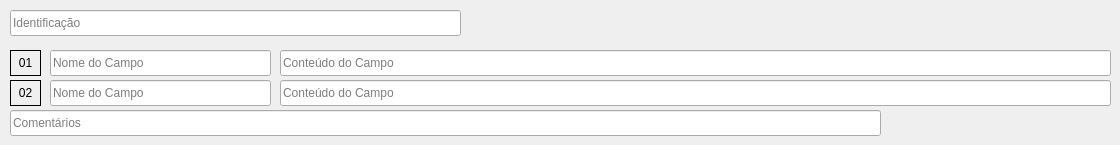
            <widget class="QWidget" name="tab_Projects">
             <attribute name="title">
              <string>Tab 2</string>
             </attribute>
             <widget class="lineEdit_fieldChecking" name="lineEdit_CustomSpecTitle">
              <property name="geometry">
               <rect>
                <x>10</x>
                <y>10</y>
                <width>451</width>
                <height>26</height>
               </rect>
              </property>
              <property name="maxLength">
               <number>50</number>
              </property>
              <property name="placeholderText">
               <string>Identificação</string>
              </property>
              <property name="clearButtonEnabled">
               <bool>true</bool>
              </property>
             </widget>
             <widget class="lineEdit_fieldChecking" name="lineEdit_CustomNameFld_1">
              <property name="geometry">
               <rect>
                <x>50</x>
                <y>50</y>
                <width>221</width>
                <height>26</height>
               </rect>
              </property>
              <property name="maxLength">
               <number>15</number>
              </property>
              <property name="placeholderText">
               <string>Nome do Campo</string>
              </property>
              <property name="clearButtonEnabled">
               <bool>true</bool>
              </property>
             </widget>
             <widget class="lineEdit_fieldChecking" name="lineEdit_CustomDataFld_1">
              <property name="geometry">
               <rect>
                <x>280</x>
                <y>50</y>
                <width>831</width>
                <height>26</height>
               </rect>
              </property>
              <property name="maxLength">
               <number>255</number>
              </property>
              <property name="placeholderText">
               <string>Conteúdo do Campo</string>
              </property>
              <property name="clearButtonEnabled">
               <bool>true</bool>
              </property>
             </widget>
             <widget class="lineEdit_fieldChecking" name="lineEdit_CustomNameFld_2">
              <property name="geometry">
               <rect>
                <x>50</x>
                <y>80</y>
                <width>221</width>
                <height>26</height>
               </rect>
              </property>
              <property name="maxLength">
               <number>15</number>
              </property>
              <property name="placeholderText">
               <string>Nome do Campo</string>
              </property>
              <property name="clearButtonEnabled">
               <bool>true</bool>
              </property>
             </widget>
             <widget class="lineEdit_fieldChecking" name="lineEdit_CustomDataFld_2">
              <property name="geometry">
               <rect>
                <x>280</x>
                <y>80</y>
                <width>831</width>
                <height>26</height>
               </rect>
              </property>
              <property name="maxLength">
               <number>255</number>
              </property>
              <property name="placeholderText">
               <string>Conteúdo do Campo</string>
              </property>
              <property name="clearButtonEnabled">
               <bool>true</bool>
              </property>
             </widget>
             <widget class="lineEdit_fieldChecking" name="lineEdit_CustomComments">
              <property name="geometry">
               <rect>
                <x>10</x>
                <y>110</y>
                <width>871</width>
                <height>26</height>
               </rect>
              </property>
              <property name="maxLength">
               <number>255</number>
              </property>
              <property name="placeholderText">
               <string>Comentários</string>
              </property>
              <property name="clearButtonEnabled">
               <bool>true</bool>
              </property>
             </widget>
             <widget class="QLabel" name="label">
              <property name="geometry">
               <rect>
                <x>10</x>
                <y>50</y>
                <width>31</width>
                <height>26</height>
               </rect>
              </property>
              <property name="frameShape">
               <enum>QFrame::Shape::Box</enum>
              </property>
              <property name="text">
               <string>01</string>
              </property>
              <property name="alignment">
               <set>Qt::AlignmentFlag::AlignCenter</set>
              </property>
             </widget>
             <widget class="QLabel" name="label_2">
              <property name="geometry">
               <rect>
                <x>10</x>
                <y>80</y>
                <width>31</width>
                <height>26</height>
               </rect>
              </property>
              <property name="frameShape">
               <enum>QFrame::Shape::Box</enum>
              </property>
              <property name="text">
               <string>02</string>
              </property>
              <property name="alignment">
               <set>Qt::AlignmentFlag::AlignCenter</set>
              </property>
             </widget>
            </widget>
